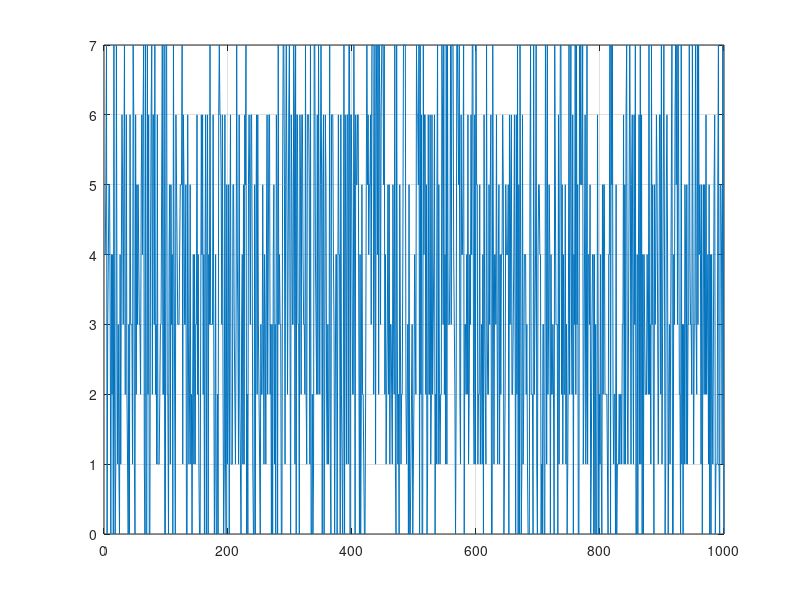
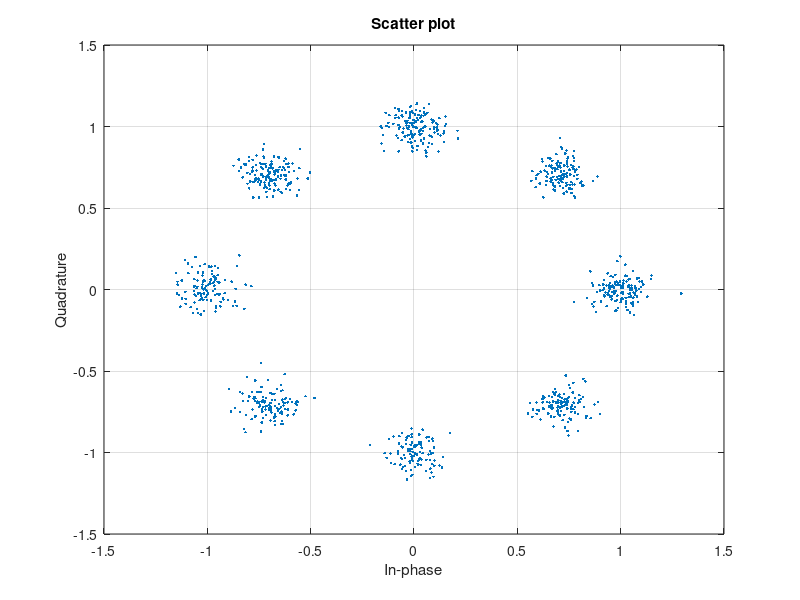

The MATLAB script that drew these images, in order:
clear;

M = 8;
data = randi([0 M-1],1000,1);

figure;
plot(data); grid;

txSig = pskmod(data, M);
rxSig = awgn(txSig,20);

scatterplot(rxSig); grid on;

dataOut = pskdemod(rxSig,M,pi/M);
